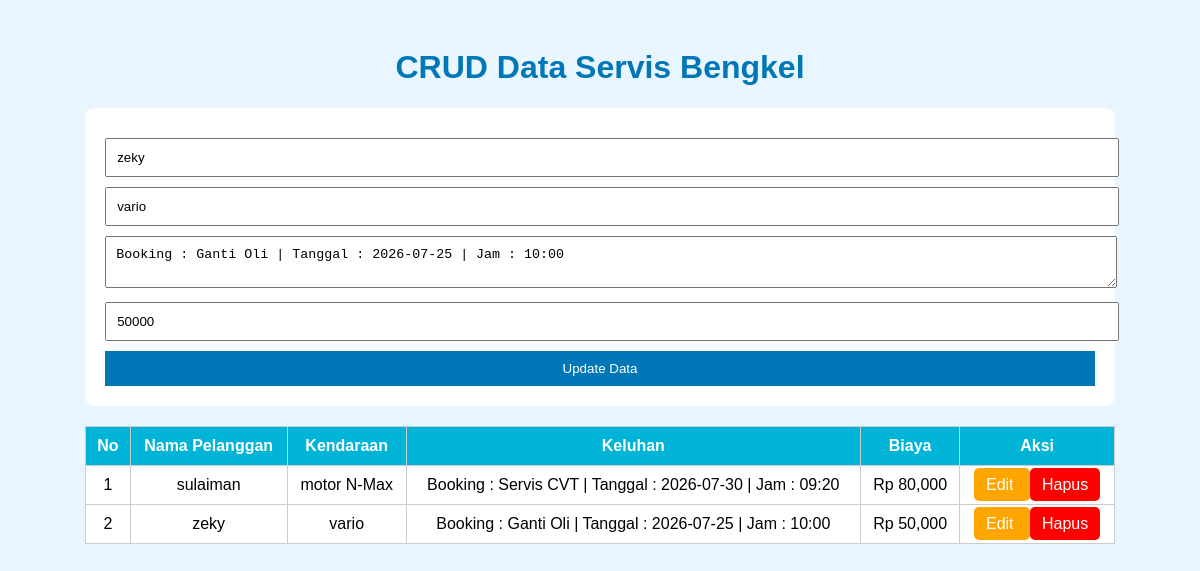
The page /tugas_web.php?edit=4 on the database its author committed.
### tables this page shows
CREATE TABLE `servis` (
  `id` int(11) NOT NULL,
  `nama_pelanggan` varchar(100) DEFAULT NULL,
  `kendaraan` varchar(100) DEFAULT NULL,
  `keluhan` text DEFAULT NULL,
  `biaya` int(11) DEFAULT NULL,
  `status` varchar(20) DEFAULT 'Booking'
);

### tugas_web.php (the view, shortened to what this page needs)
<?php
$conn = mysqli_connect("localhost", "root", "", "bengkel_db");
?>
<!DOCTYPE html>
<html>
<head>
</head>
<body>
<div class="container">
<h1>CRUD Data Servis Bengkel</h1>
<?php
if(isset($_GET['edit'])){
    $id = $_GET['edit'];
    $edit = mysqli_query($conn, "SELECT * FROM servis WHERE id='$id'");
    $e = mysqli_fetch_array($edit);
?>
<form method="POST">
    <input type="text" name="nama"
    value="<?php echo $e['nama_pelanggan']; ?>"
    placeholder="Nama Pelanggan" required>
    <input type="text" name="kendaraan"
    value="<?php echo $e['kendaraan']; ?>"
    placeholder="Kendaraan" required>
    <textarea name="keluhan" placeholder="Keluhan" required><?php echo $e['keluhan']; ?></textarea>
    <input type="number" name="biaya"
    value="<?php echo $e['biaya']; ?>"
    placeholder="Biaya" required>
    <button type="submit" name="update">
        Update Data
    </button>
</form>
<?php } ?>
<table>
<tr>
    <th>No</th>
    <th>Nama Pelanggan</th>
    <th>Kendaraan</th>
    <th>Keluhan</th>
    <th>Biaya</th>
    <th>Aksi</th>
</tr>
<?php
$no = 1;
$data = mysqli_query($conn, "SELECT * FROM servis");
while($d = mysqli_fetch_array($data)){
?>
<tr>
    <td><?php echo $no++; ?></td>
    <td><?php echo $d['nama_pelanggan']; ?></td>
    <td><?php echo $d['kendaraan']; ?></td>
    <td><?php echo $d['keluhan']; ?></td>
    <td>Rp <?php echo number_format($d['biaya']); ?></td>
    <td>
        <a class="edit"
        href="index.php?edit=<?php echo $d['id']; ?>">
        Edit
        </a>
        <a class="hapus"
        href="index.php?hapus=<?php echo $d['id']; ?>">
        Hapus
        </a>
    </td>
</tr>
<?php } ?>
</table>
</div>
</body>
</html>

### tugas_web.php (style rules this page uses)
body { font-family: Arial; background: #eaf6ff; padding: 20px; }
h1 { text-align: center; color: #0077b6; }
.container { width: 90%; margin: auto; }
form { background: white; padding: 20px; border-radius: 10px; margin-bottom: 20px; }
input, textarea { width: 100%; padding: 10px; margin-top: 10px; }
button { padding: 10px; margin-top: 10px; background: #0077b6; color: white; border: none; width: 100%; }
table { width: 100%; border-collapse: collapse; background: white; }
th, td { border: 1px solid #ccc; padding: 10px; text-align: center; }
th { background: #00b4d8; color: white; }
a { text-decoration: none; padding: 8px 12px; color: white; border-radius: 5px; }
.edit { background: orange; }
.hapus { background: red; }

### rows shown on the page
servis: nama "zeky", kendaraan "vario", keluhan "Booking : Ganti Oli | Tanggal : 2026-07-25 | Jam : 10:00", biaya "50000", nama_pelanggan "zeky", biaya "50,000"
servis: nama_pelanggan "sulaiman", kendaraan "motor N-Max", keluhan "Booking : Servis CVT | Tanggal : 2026-07-30 | Jam : 09:20", biaya "80,000"
